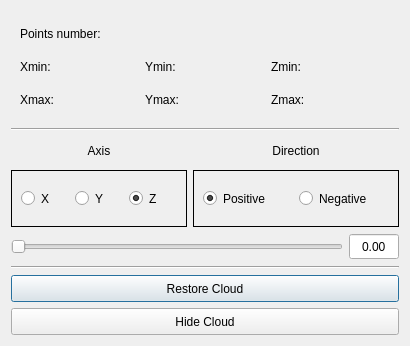
<?xml version="1.0" encoding="UTF-8"?>
<ui version="4.0">
 <class>CloudEditorDialog</class>
 <widget class="QDialog" name="CloudEditorDialog">
  <property name="geometry">
   <rect>
    <x>0</x>
    <y>0</y>
    <width>410</width>
    <height>346</height>
   </rect>
  </property>
  <property name="windowTitle">
   <string>Cloud Plane Cut Editor</string>
  </property>
  <layout class="QVBoxLayout" name="verticalLayout_3">
   <item>
    <widget class="QWidget" name="infoWidget" native="true">
     <layout class="QVBoxLayout" name="infoLayout">
      <item>
       <layout class="QHBoxLayout" name="pointsLayout">
        <item>
         <widget class="QLabel" name="label">
          <property name="minimumSize">
           <size>
            <width>110</width>
            <height>27</height>
           </size>
          </property>
          <property name="maximumSize">
           <size>
            <width>110</width>
            <height>27</height>
           </size>
          </property>
          <property name="text">
           <string>Points number:</string>
          </property>
         </widget>
        </item>
        <item>
         <widget class="QLabel" name="numPtsL">
          <property name="minimumSize">
           <size>
            <width>80</width>
            <height>27</height>
           </size>
          </property>
          <property name="maximumSize">
           <size>
            <width>16777215</width>
            <height>27</height>
           </size>
          </property>
          <property name="text">
           <string/>
          </property>
         </widget>
        </item>
       </layout>
      </item>
      <item>
       <layout class="QHBoxLayout" name="dimensionsLayout">
        <item>
         <layout class="QVBoxLayout" name="xLayout">
          <item>
           <layout class="QHBoxLayout" name="xMinLayout">
            <item>
             <widget class="QLabel" name="xminL">
              <property name="minimumSize">
               <size>
                <width>40</width>
                <height>27</height>
               </size>
              </property>
              <property name="text">
               <string>Xmin:</string>
              </property>
             </widget>
            </item>
            <item>
             <widget class="QLabel" name="xminLE">
              <property name="minimumSize">
               <size>
                <width>70</width>
                <height>27</height>
               </size>
              </property>
              <property name="text">
               <string/>
              </property>
             </widget>
            </item>
           </layout>
          </item>
          <item>
           <layout class="QHBoxLayout" name="xMaxLayout">
            <item>
             <widget class="QLabel" name="xmaxL">
              <property name="minimumSize">
               <size>
                <width>40</width>
                <height>27</height>
               </size>
              </property>
              <property name="text">
               <string>Xmax:</string>
              </property>
             </widget>
            </item>
            <item>
             <widget class="QLabel" name="xmaxLE">
              <property name="minimumSize">
               <size>
                <width>70</width>
                <height>27</height>
               </size>
              </property>
              <property name="text">
               <string/>
              </property>
             </widget>
            </item>
           </layout>
          </item>
         </layout>
        </item>
        <item>
         <layout class="QVBoxLayout" name="yLayout">
          <item>
           <layout class="QHBoxLayout" name="yMinLayout">
            <item>
             <widget class="QLabel" name="yminL">
              <property name="minimumSize">
               <size>
                <width>40</width>
                <height>27</height>
               </size>
              </property>
              <property name="text">
               <string>Ymin:</string>
              </property>
             </widget>
            </item>
            <item>
             <widget class="QLabel" name="yminLE">
              <property name="minimumSize">
               <size>
                <width>70</width>
                <height>27</height>
               </size>
              </property>
              <property name="text">
               <string/>
              </property>
             </widget>
            </item>
           </layout>
          </item>
          <item>
           <layout class="QHBoxLayout" name="yMaxLayout">
            <item>
             <widget class="QLabel" name="ymaxL">
              <property name="minimumSize">
               <size>
                <width>40</width>
                <height>27</height>
               </size>
              </property>
              <property name="text">
               <string>Ymax:</string>
              </property>
             </widget>
            </item>
            <item>
             <widget class="QLabel" name="ymaxLE">
              <property name="minimumSize">
               <size>
                <width>70</width>
                <height>27</height>
               </size>
              </property>
              <property name="text">
               <string/>
              </property>
             </widget>
            </item>
           </layout>
          </item>
         </layout>
        </item>
        <item>
         <layout class="QVBoxLayout" name="zLayout">
          <item>
           <layout class="QHBoxLayout" name="zMinLayout">
            <item>
             <widget class="QLabel" name="zminL">
              <property name="minimumSize">
               <size>
                <width>40</width>
                <height>27</height>
               </size>
              </property>
              <property name="text">
               <string>Zmin:</string>
              </property>
             </widget>
            </item>
            <item>
             <widget class="QLabel" name="zminLE">
              <property name="minimumSize">
               <size>
                <width>70</width>
                <height>27</height>
               </size>
              </property>
              <property name="text">
               <string/>
              </property>
             </widget>
            </item>
           </layout>
          </item>
          <item>
           <layout class="QHBoxLayout" name="zMaxLayout">
            <item>
             <widget class="QLabel" name="zmaxL">
              <property name="minimumSize">
               <size>
                <width>40</width>
                <height>27</height>
               </size>
              </property>
              <property name="text">
               <string>Zmax:</string>
              </property>
             </widget>
            </item>
            <item>
             <widget class="QLabel" name="zmaxLE">
              <property name="minimumSize">
               <size>
                <width>70</width>
                <height>27</height>
               </size>
              </property>
              <property name="text">
               <string/>
              </property>
             </widget>
            </item>
           </layout>
          </item>
         </layout>
        </item>
       </layout>
      </item>
     </layout>
    </widget>
   </item>
   <item>
    <widget class="Line" name="line">
     <property name="orientation">
      <enum>Qt::Horizontal</enum>
     </property>
    </widget>
   </item>
   <item>
    <layout class="QHBoxLayout" name="horizontalLayout_4">
     <item>
      <layout class="QVBoxLayout" name="verticalLayout">
       <item>
        <widget class="QLabel" name="planeCutLabel">
         <property name="minimumSize">
          <size>
           <width>50</width>
           <height>27</height>
          </size>
         </property>
         <property name="maximumSize">
          <size>
           <width>16777215</width>
           <height>27</height>
          </size>
         </property>
         <property name="text">
          <string>Axis</string>
         </property>
         <property name="alignment">
          <set>Qt::AlignCenter</set>
         </property>
        </widget>
       </item>
       <item>
        <widget class="QFrame" name="axisFrame">
         <property name="frameShape">
          <enum>QFrame::Box</enum>
         </property>
         <layout class="QHBoxLayout" name="horizontalLayout_2">
          <item>
           <widget class="QRadioButton" name="xAxisRB">
            <property name="minimumSize">
             <size>
              <width>30</width>
              <height>27</height>
             </size>
            </property>
            <property name="maximumSize">
             <size>
              <width>16777215</width>
              <height>27</height>
             </size>
            </property>
            <property name="text">
             <string>X</string>
            </property>
           </widget>
          </item>
          <item>
           <widget class="QRadioButton" name="yAxisRB">
            <property name="minimumSize">
             <size>
              <width>30</width>
              <height>27</height>
             </size>
            </property>
            <property name="maximumSize">
             <size>
              <width>16777215</width>
              <height>27</height>
             </size>
            </property>
            <property name="text">
             <string>Y</string>
            </property>
           </widget>
          </item>
          <item>
           <widget class="QRadioButton" name="zAxisRB">
            <property name="minimumSize">
             <size>
              <width>30</width>
              <height>27</height>
             </size>
            </property>
            <property name="maximumSize">
             <size>
              <width>16777215</width>
              <height>27</height>
             </size>
            </property>
            <property name="text">
             <string>Z</string>
            </property>
            <property name="checked">
             <bool>true</bool>
            </property>
           </widget>
          </item>
         </layout>
        </widget>
       </item>
      </layout>
     </item>
     <item>
      <layout class="QVBoxLayout" name="verticalLayout_2">
       <item>
        <widget class="QLabel" name="planeCutLabel_2">
         <property name="minimumSize">
          <size>
           <width>50</width>
           <height>27</height>
          </size>
         </property>
         <property name="maximumSize">
          <size>
           <width>16777215</width>
           <height>27</height>
          </size>
         </property>
         <property name="text">
          <string>Direction</string>
         </property>
         <property name="alignment">
          <set>Qt::AlignCenter</set>
         </property>
        </widget>
       </item>
       <item>
        <widget class="QFrame" name="directionFrame">
         <property name="frameShape">
          <enum>QFrame::Box</enum>
         </property>
         <layout class="QHBoxLayout" name="horizontalLayout_3">
          <item>
           <widget class="QRadioButton" name="upDirRB">
            <property name="minimumSize">
             <size>
              <width>90</width>
              <height>27</height>
             </size>
            </property>
            <property name="maximumSize">
             <size>
              <width>90</width>
              <height>27</height>
             </size>
            </property>
            <property name="text">
             <string>Positive</string>
            </property>
            <property name="checked">
             <bool>true</bool>
            </property>
           </widget>
          </item>
          <item>
           <widget class="QRadioButton" name="downDirRB">
            <property name="minimumSize">
             <size>
              <width>90</width>
              <height>27</height>
             </size>
            </property>
            <property name="maximumSize">
             <size>
              <width>90</width>
              <height>27</height>
             </size>
            </property>
            <property name="text">
             <string>Negative</string>
            </property>
           </widget>
          </item>
         </layout>
        </widget>
       </item>
      </layout>
     </item>
    </layout>
   </item>
   <item>
    <layout class="QHBoxLayout" name="horizontalLayout">
     <item>
      <widget class="QSlider" name="cutValueSlider">
       <property name="minimumSize">
        <size>
         <width>150</width>
         <height>27</height>
        </size>
       </property>
       <property name="orientation">
        <enum>Qt::Horizontal</enum>
       </property>
      </widget>
     </item>
     <item>
      <widget class="QDoubleSpinBox" name="currentValSB">
       <property name="minimumSize">
        <size>
         <width>50</width>
         <height>27</height>
        </size>
       </property>
       <property name="maximumSize">
        <size>
         <width>50</width>
         <height>27</height>
        </size>
       </property>
       <property name="layoutDirection">
        <enum>Qt::LeftToRight</enum>
       </property>
       <property name="alignment">
        <set>Qt::AlignCenter</set>
       </property>
       <property name="buttonSymbols">
        <enum>QAbstractSpinBox::NoButtons</enum>
       </property>
      </widget>
     </item>
    </layout>
   </item>
   <item>
    <widget class="Line" name="line_2">
     <property name="orientation">
      <enum>Qt::Horizontal</enum>
     </property>
    </widget>
   </item>
   <item>
    <widget class="QPushButton" name="restoreCloudB">
     <property name="minimumSize">
      <size>
       <width>0</width>
       <height>27</height>
      </size>
     </property>
     <property name="maximumSize">
      <size>
       <width>16777215</width>
       <height>27</height>
      </size>
     </property>
     <property name="text">
      <string>Restore Cloud</string>
     </property>
    </widget>
   </item>
   <item>
    <widget class="QPushButton" name="hideCloudB">
     <property name="minimumSize">
      <size>
       <width>0</width>
       <height>27</height>
      </size>
     </property>
     <property name="maximumSize">
      <size>
       <width>16777215</width>
       <height>27</height>
      </size>
     </property>
     <property name="text">
      <string>Hide Cloud</string>
     </property>
    </widget>
   </item>
  </layout>
 </widget>
 <resources>
  <include location="../../../images.qrc"/>
 </resources>
 <connections/>
</ui>
